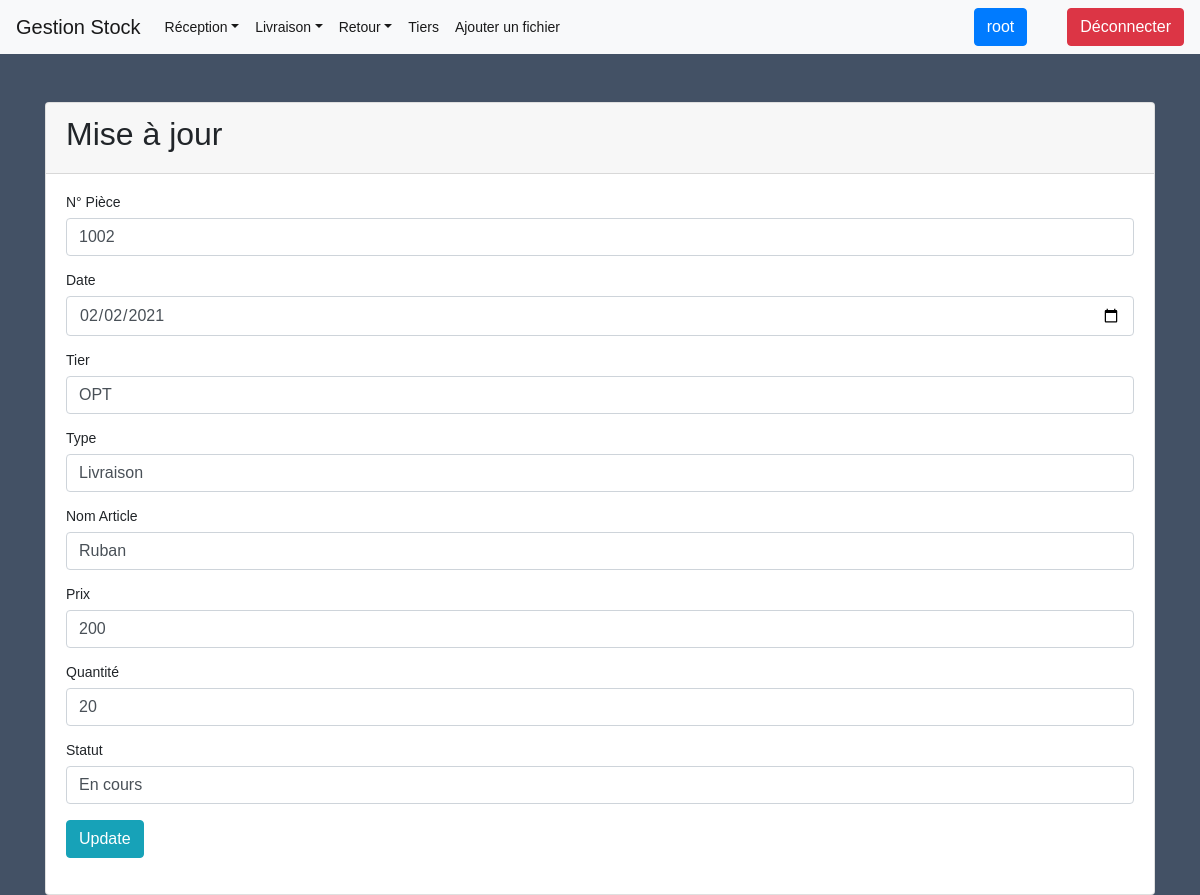
Page /Edit/edit.php?id=1 (signed in) on the committed database.
### tables this page shows
CREATE TABLE `entete` (
  `id` int(11) NOT NULL,
  `no_piece` int(11) NOT NULL,
  `date_code` date NOT NULL,
  `id_tiers` varchar(11) NOT NULL,
  `type_code` varchar(11) NOT NULL
);

CREATE TABLE `type` (
  `id` int(11) NOT NULL,
  `type_code` varchar(15) NOT NULL,
  `statut` varchar(10) NOT NULL
);

CREATE TABLE `detail` (
  `id` int(11) NOT NULL,
  `no_piece` int(11) NOT NULL,
  `nom_article` varchar(11) NOT NULL,
  `prix` int(11) NOT NULL,
  `quantite` int(11) NOT NULL
);

### Edit/edit.php (the view, shortened to what this page needs)
<?php
include '../Connexion/db.php';
$id = $_GET['id'];
$sql = 'SELECT * FROM entete WHERE id=:id';
$statement = $connection->prepare($sql);
$statement->execute([':id' => $id]);
$fiche = $statement->fetch(PDO::FETCH_OBJ);
$id = $_GET['id'];
$sql = 'SELECT * FROM type WHERE id=:id';
$statement = $connection->prepare($sql);
$statement->execute([':id' => $id]);
$envoi = $statement->fetch(PDO::FETCH_OBJ);
$id = $_GET['id'];
$sql = 'SELECT * FROM detail WHERE id=:id';
$statement = $connection->prepare($sql);
$statement->execute([':id' => $id]);
$produit = $statement->fetch(PDO::FETCH_OBJ);
?>
<?php require '../header.php'; ?>
<div class="container">
  <div class="card mt-5">
    <div class="card-header">
      <h2>Mise à jour</h2>
    </div>
    <div class="card-body">
      <form method="post">
        <div class="form-group">
          <label for="no_piece">N° Pièce</label>
          <input type=" text" value="<?= $fiche->no_piece ?>" type="text" name="no_piece" id="no_piece" class="form-control">
        </div>
        <div class="form-group">
          <label for="date_code">Date</label>
          <input type="date" value="<?= $fiche->date_code ?>" name="date_code" id="date_code" class="form-control">
        </div>
        <div class="form-group">
          <label for="id_tiers">Tier</label>
          <input type="text" value="<?= $fiche->id_tiers ?>" name="id_tiers" id="id_tiers" class="form-control">
        </div>
        <div class="form-group">
          <label for="type_code">Type</label>
          <input type="text" value="<?= $envoi->type_code ?>" name="type_code" id="type_code" class="form-control">
        </div>
        <div class="form-group">
          <label for="nom_article">Nom Article</label>
          <input type="text" value="<?= $produit->nom_article ?>" name="nom_article" id="nom_article" class="form-control">
        </div>
        <div class="form-group">
          <label for="prix">Prix</label>
          <input type="text" value="<?= $produit->prix ?>" name="prix" id="prix" class="form-control">
        </div>
        <div class="form-group">
          <label for="quantite">Quantité</label>
          <input type="text" value="<?= $produit->quantite ?>" name="quantite" id="quantite" class="form-control">
        </div>
        <div class="form-group">
          <label for="statut">Statut</label>
          <input type="text" value="<?= $envoi->statut ?>" name="statut" id="statut" class="form-control">
        </div>
        <div class="form-group">
          <button type="submit" class="btn btn-info">Update</button>
        </div>
      </form>
    </div>
  </div>
</div>
<?php require '../footer.php'; ?>

### Css/style.css (style rules this page uses)
body { font: 14px sans-serif; background-color: #435165; }

### rows in the picture
entete: no_piece "1002", date_code "02/02/2021", id_tiers "OPT"
type: type_code "Livraison", statut "En cours"
detail: nom_article "Ruban", prix "200", quantite "20"

### other values in the picture
$_SESSION['username'] "root"
